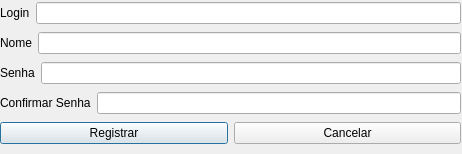
<?xml version="1.0" encoding="UTF-8"?>
<ui version="4.0">
 <class>Registrar</class>
 <widget class="QDialog" name="Registrar">
  <property name="geometry">
   <rect>
    <x>0</x>
    <y>0</y>
    <width>462</width>
    <height>154</height>
   </rect>
  </property>
  <property name="windowTitle">
   <string>Dialog</string>
  </property>
  <widget class="QWidget" name="verticalLayoutWidget">
   <property name="geometry">
    <rect>
     <x>0</x>
     <y>0</y>
     <width>461</width>
     <height>151</height>
    </rect>
   </property>
   <layout class="QVBoxLayout" name="verticalLayout">
    <item>
     <layout class="QHBoxLayout" name="horizontalLayout_4">
      <item>
       <widget class="QLabel" name="label_3">
        <property name="text">
         <string>Login</string>
        </property>
       </widget>
      </item>
      <item>
       <widget class="QLineEdit" name="line_login"/>
      </item>
     </layout>
    </item>
    <item>
     <layout class="QHBoxLayout" name="horizontalLayout">
      <item>
       <widget class="QLabel" name="label">
        <property name="text">
         <string>Nome</string>
        </property>
       </widget>
      </item>
      <item>
       <widget class="QLineEdit" name="line_nome"/>
      </item>
     </layout>
    </item>
    <item>
     <layout class="QHBoxLayout" name="horizontalLayout_2">
      <item>
       <widget class="QLabel" name="label_2">
        <property name="text">
         <string>Senha</string>
        </property>
       </widget>
      </item>
      <item>
       <widget class="QLineEdit" name="line_senha">
        <property name="text">
         <string/>
        </property>
        <property name="echoMode">
         <enum>QLineEdit::Password</enum>
        </property>
       </widget>
      </item>
     </layout>
    </item>
    <item>
     <layout class="QHBoxLayout" name="horizontalLayout_5">
      <item>
       <widget class="QLabel" name="label_4">
        <property name="text">
         <string>Confirmar Senha</string>
        </property>
       </widget>
      </item>
      <item>
       <widget class="QLineEdit" name="line_confirma">
        <property name="text">
         <string/>
        </property>
        <property name="echoMode">
         <enum>QLineEdit::Password</enum>
        </property>
       </widget>
      </item>
     </layout>
    </item>
    <item>
     <layout class="QHBoxLayout" name="horizontalLayout_3">
      <item>
       <widget class="QPushButton" name="btn_registrar">
        <property name="text">
         <string>Registrar</string>
        </property>
       </widget>
      </item>
      <item>
       <widget class="QPushButton" name="btn_cancelar">
        <property name="text">
         <string>Cancelar</string>
        </property>
       </widget>
      </item>
     </layout>
    </item>
   </layout>
  </widget>
 </widget>
 <resources/>
 <connections/>
</ui>
